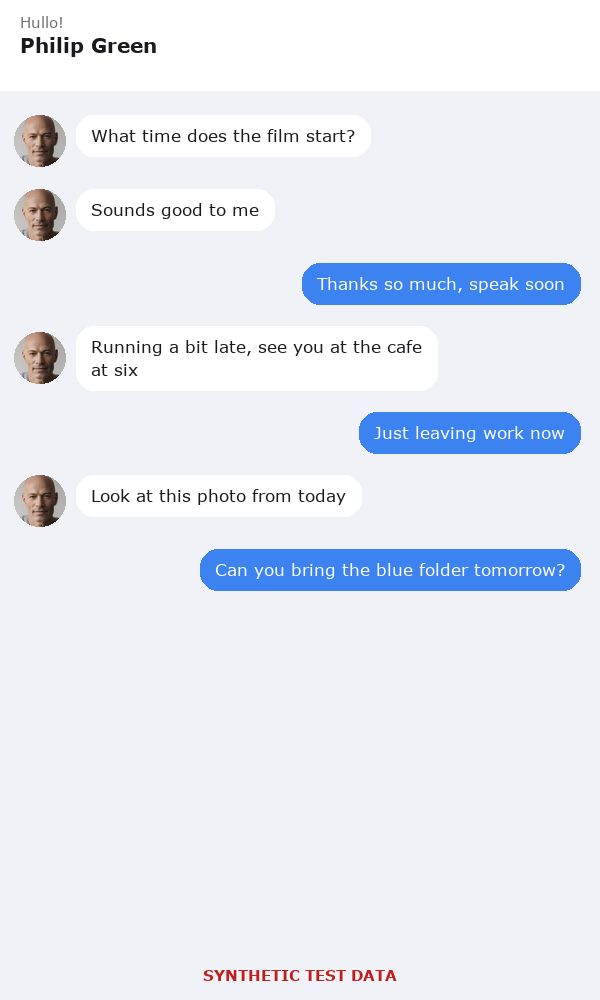
#> input picture faces/images/chat_001.jpg, 600 x 1000 px
$ python -i ocr.py   (imports and definitions only)
#> lines starting #> are read from the running program, lines starting #| are printed output that depends on the picture
#> further down, picture is the input picture: PIL image 600x1000 RGB; mean R, G, B 230.4, 234.5, 244.1
"""Tesseract word boxes. Runs the `tesseract` program (CPU, no GPU, no network) and parses its TSV."""
from __future__ import annotations

import shutil
import subprocess
import tempfile
from dataclasses import dataclass
from pathlib import Path

import numpy as np
from PIL import Image, ImageFilter, ImageOps

PSMS = (6, 11)  # 6 = one block of text, 11 = sparse text. Two passes: a value one pass splits, the other may keep whole.
MIN_CONF = 0  # words are kept at any confidence; low-confidence words still hide text if covered


@dataclass
class Word:
    text: str
    conf: float
    box: tuple  # x0, y0, x1, y1 in picture pixels
    line: tuple  # (block, paragraph, line) ids from Tesseract


class TesseractMissing(RuntimeError):
    pass


def available() -> bool:
    return shutil.which("tesseract") is not None


# [4 lines left out: function _env, not called in this run]


def read_words(image: Image.Image, psm: int, timeout_s: float = 60.0, whitelist: str | None = None) -> list[Word]:
    exe = shutil.which("tesseract")
    if exe is None:
        raise TesseractMissing("the tesseract program is not installed")
    with tempfile.TemporaryDirectory(prefix="pg-ocr-") as d:
        f = Path(d) / "in.png"
        image.save(f, format="PNG")
        cmd = [exe, str(f), "stdout", "--psm", str(psm)] + (["-c", f"tessedit_char_whitelist={whitelist}"] if whitelist else []) + ["tsv"]
        r = subprocess.run(cmd, capture_output=True, text=True, timeout=timeout_s, env=_env())
    if r.returncode != 0:
        raise RuntimeError(f"tesseract exit {r.returncode}: {r.stderr[:200]}")
    return parse_tsv(r.stdout)


# [18 lines left out: functions parse_tsv, group_lines, not called in this run]


SCALES = (1, 2)  # the second read is on a picture enlarged 2x, which reads small or faint text a plain read misses


def _workers() -> int:
    """How many Tesseract reads run at once. PG_OCR_WORKERS overrides it (1 = the old one-after-the-other behaviour)."""
    import os
    env = os.environ.get("PG_OCR_WORKERS")
    return max(1, int(env)) if env else max(1, min(8, os.cpu_count() or 1))


def read_passes(image: Image.Image, timeout_s: float = 60.0, cleanups: tuple = ()) -> dict:
    """{"1x-psm6", "1x-psm11", "2x-psm6", "2x-psm11", "2xc-psm6", "2xc-psm11", then "<cleanup>-psm6/11"} -> words. Boxes of the 2x reads are scaled back to the picture.

    The reads are independent Tesseract processes, so they run at the same time (day 9, PG-14: speed only; the result and its key order are
    the same as running them one after the other)."""
    from concurrent.futures import ThreadPoolExecutor

    def prep_scaled(sc):
        return image if sc == 1 else image.resize((image.width * sc, image.height * sc), Image.LANCZOS)

    def prep_boosted():
        # a third read: grey, contrast stretched, 2x, sharpened. On 150 dev pictures it located 45 more AI-listed values than the other reads.
        boosted = ImageOps.autocontrast(image.convert("L"), cutoff=1).resize((image.width * 2, image.height * 2), Image.LANCZOS)
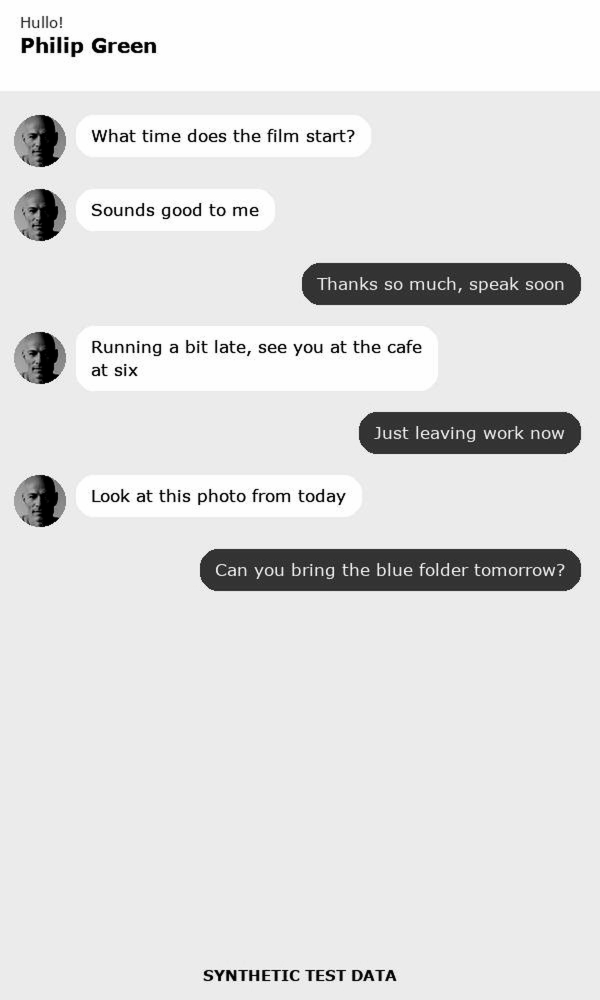
#> boosted: PIL image 1200x2000 L (shown at 1/2 size); min 0, max 255, mean 223.5
        return boosted.filter(ImageFilter.UnsharpMask(2, 150, 3)).convert("RGB")

    # [6 lines left out: function prep_cleanup, not called in this run]

    # (key prefix, prepare, scale back by, whitelist), in the order the result is built
    plan = [(f"{sc}x", (lambda sc=sc: prep_scaled(sc)), sc, None) for sc in SCALES]
    plan.append(("2xc", prep_boosted, 2, None))
    for name in cleanups:
        plan.append((name, (lambda name=name: prep_cleanup(name)), 3 if name == "big3" else 2, DIGIT_CHARS if name.startswith("dig") else None))
    n = _workers()
    out: dict = {}
    if n == 1:
        for prefix, prep, scale, wl in plan:
            img = prep()
            if img is None:
                continue
            for psm in PSMS:
                words = read_words(img, psm, timeout_s, wl)
                if scale != 1:
                    for w in words:
                        w.box = tuple(int(round(v / scale)) for v in w.box)
                out[f"{prefix}-psm{psm}"] = words
        return out
    with ThreadPoolExecutor(n) as pool:
        preps = [pool.submit(prep) for _, prep, _, _ in plan]
#> preps = 3 items
        reads = []
        for (prefix, _, scale, wl), pf in zip(plan, preps):
            reads.append((prefix, scale, [(psm, None) for psm in PSMS], pf, wl))
#> this loop made 3 passes
#> (prefix, scale) on passes 1 to 3: ('1x', 1), ('2x', 2), ('2xc', 2)
#> after the loop, reads = 3 items
        jobs = []
        for prefix, scale, psms, pf, wl in reads:
            # each read waits for its own prepared picture, then runs in the pool
            jobs.append((prefix, scale, [(psm, pool.submit(lambda pf=pf, psm=psm, wl=wl: (lambda im: None if im is None else read_words(im, psm, timeout_s, wl))(pf.result()))) for psm, _ in psms]))
#> after the loop, jobs = 3 items
        for prefix, scale, futs in jobs:
            for psm, fut in futs:
                words = fut.result()
                if words is None:
                    continue
                if scale != 1:
                    for w in words:
                        w.box = tuple(int(round(v / scale)) for v in w.box)
                out[f"{prefix}-psm{psm}"] = words
#> this loop made 1 pass
#> after the loop, out = 0 items
    return out


# ---- picture clean-ups for the reader (day 6). Tesseract misses light text on dark backgrounds; these help it. ----
BLOCK = 24
DARK_MEAN = 110  # a block whose mean brightness is below this counts as dark background
MIN_DARK_SHARE = 0.015  # a dark area must cover at least this share of the picture
TILE = 64


# [70 lines left out: functions dark_areas, invert_dark, local_contrast, polarity_contrast, not called in this run]


def invert_then_local(image: Image.Image) -> Image.Image | None:
    inv = invert_dark(image)
    return local_contrast(inv if inv is not None else image)


DIGIT_CHARS = "0123456789-+()@./ "  # the digits reader: only characters that numbers, codes, phones and dates use
CLEANUP_FNS = {"dig": local_contrast, "pol": polarity_contrast, "digpol": polarity_contrast, "inv": invert_dark, "loc": local_contrast, "big3": lambda im: im.convert("RGB"), "invloc": invert_then_local}
CLEANUPS = tuple(CLEANUP_FNS)
DEFAULT_CLEANUPS: tuple = ("loc", "dig")  # day 6: loc (per-tile contrast); day 7: dig (digits-only reader, whitelist). See the PG9 and PG10 results

>>> from PIL import Image
>>> picture = Image.open('../faces/images/chat_001.jpg')
#> (the run stopped early here; a loop or call above may not have finished)

$ run again, on faces/images/chat_002.jpg
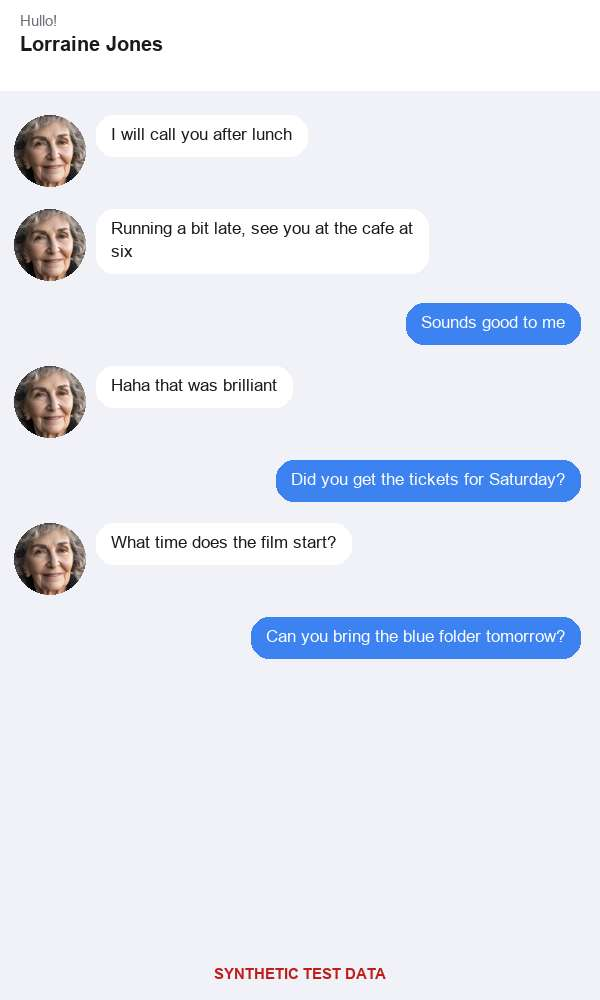
#> input picture faces/images/chat_002.jpg, 600 x 1000 px
#> picture is the input picture: PIL image 600x1000 RGB; mean R, G, B 228.3, 233.1, 243.2
#> in prep_boosted, `boosted = ImageOps.autocontrast(image.convert("L"), cutoff=1).resize((..`:
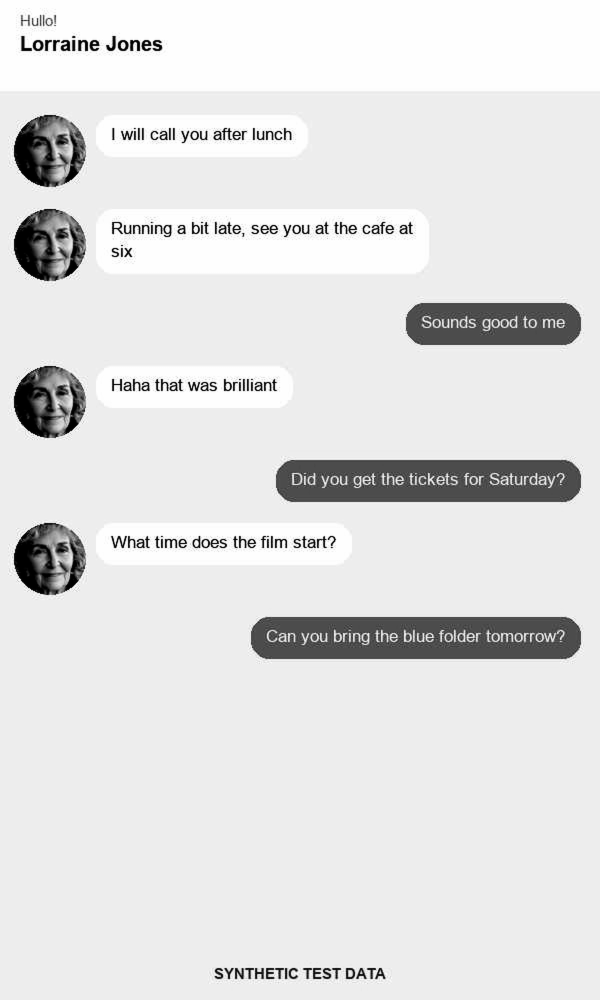
#> boosted: PIL image 1200x2000 L (shown at 1/2 size); min 0, max 255, mean 225
#> preps = 3 items
#> the loop in read_passes, `for (prefix, _, scale, wl), pf in zip(plan, preps):` made 3 passes
#> (prefix, scale) on passes 1 to 3: ('1x', 1), ('2x', 2), ('2xc', 2)
#> the loop in read_passes, `for prefix, scale, psms, pf, wl in reads:` made 3 passes
#> the loop in read_passes, `for prefix, scale, futs in jobs:` made 1 pass
#> after the loop in read_passes, `for prefix, scale, futs in jobs:`: out = 0 items

$ run again, on faces/images/chat_004.jpg
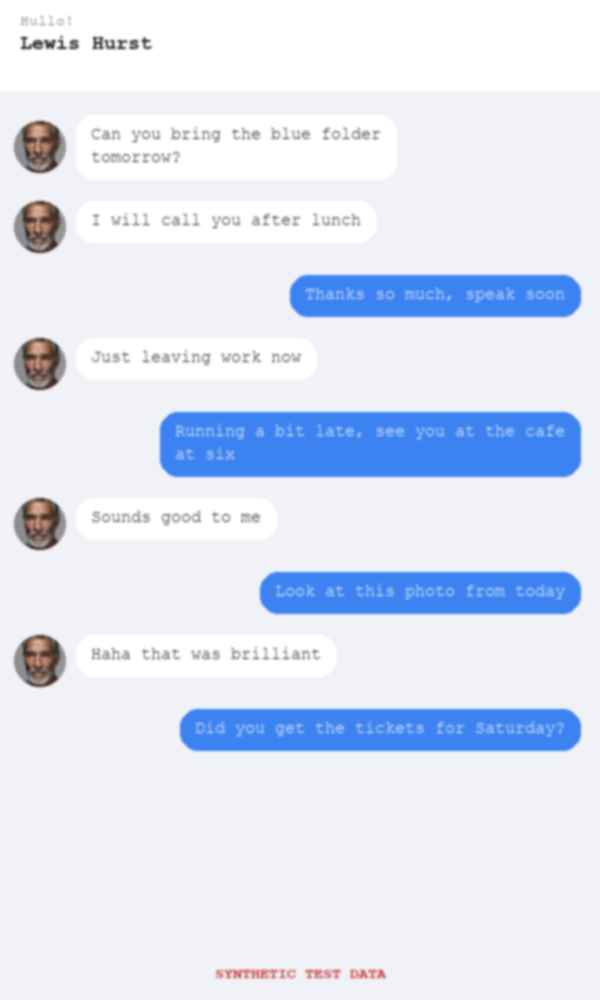
#> input picture faces/images/chat_004.jpg, 600 x 1000 px
#> picture is the input picture: PIL image 600x1000 RGB; mean R, G, B 221.7, 228.6, 244.5
#> in prep_boosted, `boosted = ImageOps.autocontrast(image.convert("L"), cutoff=1).resize((..`:
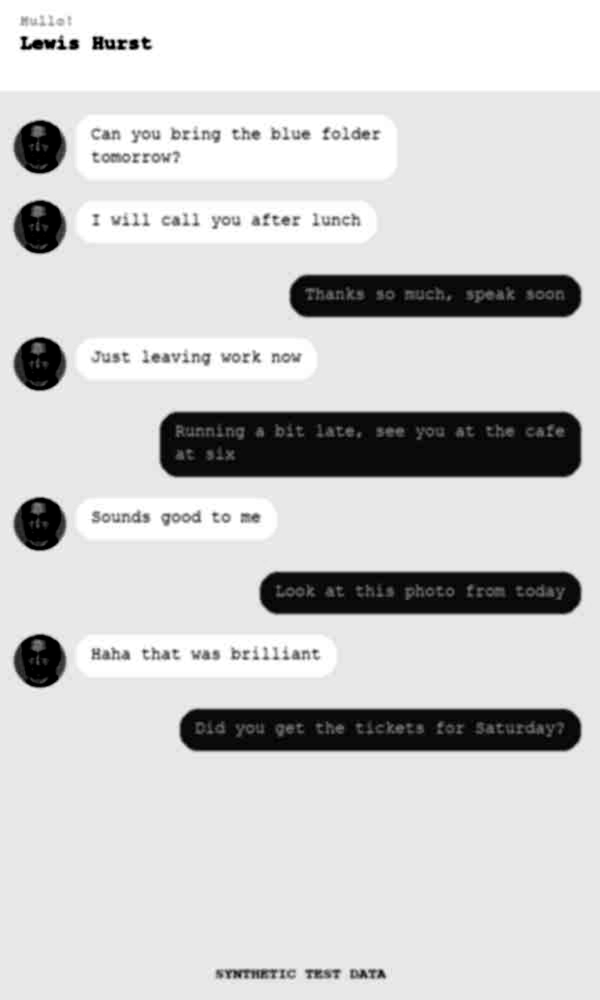
#> boosted: PIL image 1200x2000 L (shown at 1/2 size); min 0, max 255, mean 205.7
#> preps = 3 items
#> the loop in read_passes, `for (prefix, _, scale, wl), pf in zip(plan, preps):` made 3 passes
#> (prefix, scale) on passes 1 to 3: ('1x', 1), ('2x', 2), ('2xc', 2)
#> the loop in read_passes, `for prefix, scale, psms, pf, wl in reads:` made 3 passes
#> the loop in read_passes, `for prefix, scale, futs in jobs:` made 1 pass
#> after the loop in read_passes, `for prefix, scale, futs in jobs:`: out = 0 items

$ run again, on faces/images/chat_005.jpg
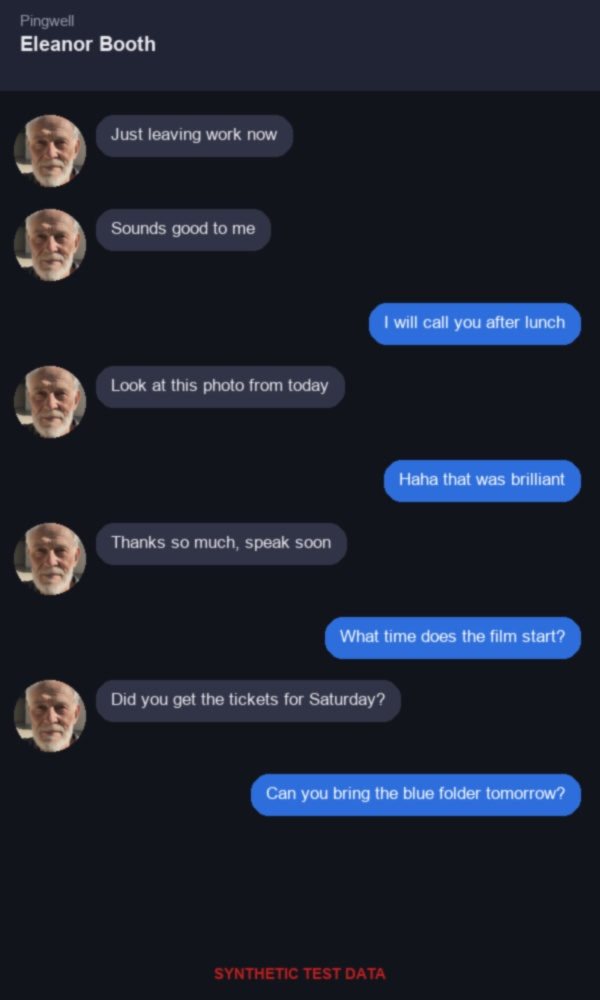
#> input picture faces/images/chat_005.jpg, 600 x 1000 px
#> picture is the input picture: PIL image 600x1000 RGB; mean R, G, B 29.7, 35.2, 49.7
#> in prep_boosted, `boosted = ImageOps.autocontrast(image.convert("L"), cutoff=1).resize((..`:
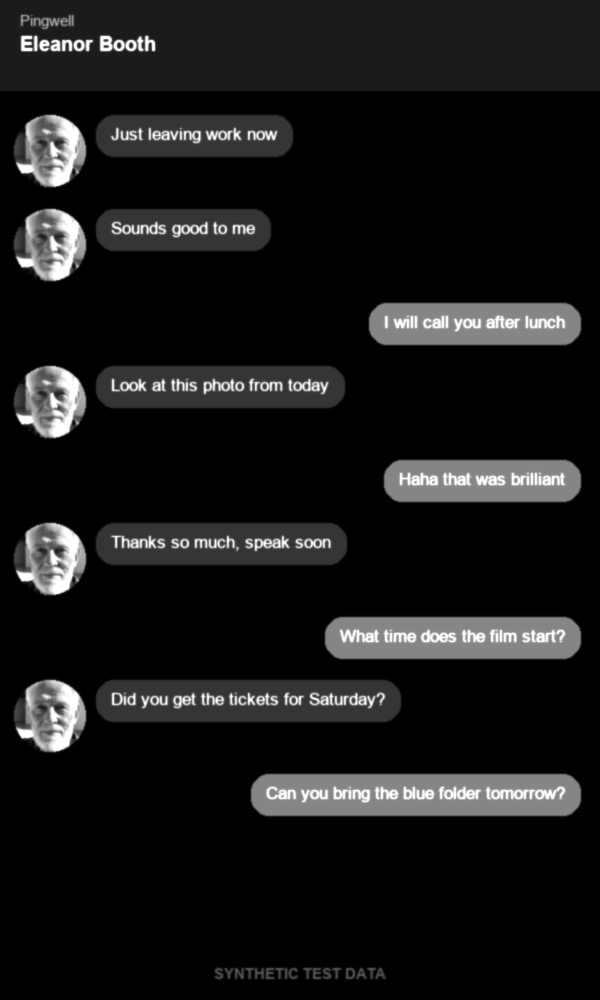
#> boosted: PIL image 1200x2000 L (shown at 1/2 size); min 0, max 255, mean 24.3
#> preps = 3 items
#> the loop in read_passes, `for (prefix, _, scale, wl), pf in zip(plan, preps):` made 3 passes
#> (prefix, scale) on passes 1 to 3: ('1x', 1), ('2x', 2), ('2xc', 2)
#> the loop in read_passes, `for prefix, scale, psms, pf, wl in reads:` made 3 passes
#> the loop in read_passes, `for prefix, scale, futs in jobs:` made 1 pass
#> after the loop in read_passes, `for prefix, scale, futs in jobs:`: out = 0 items
